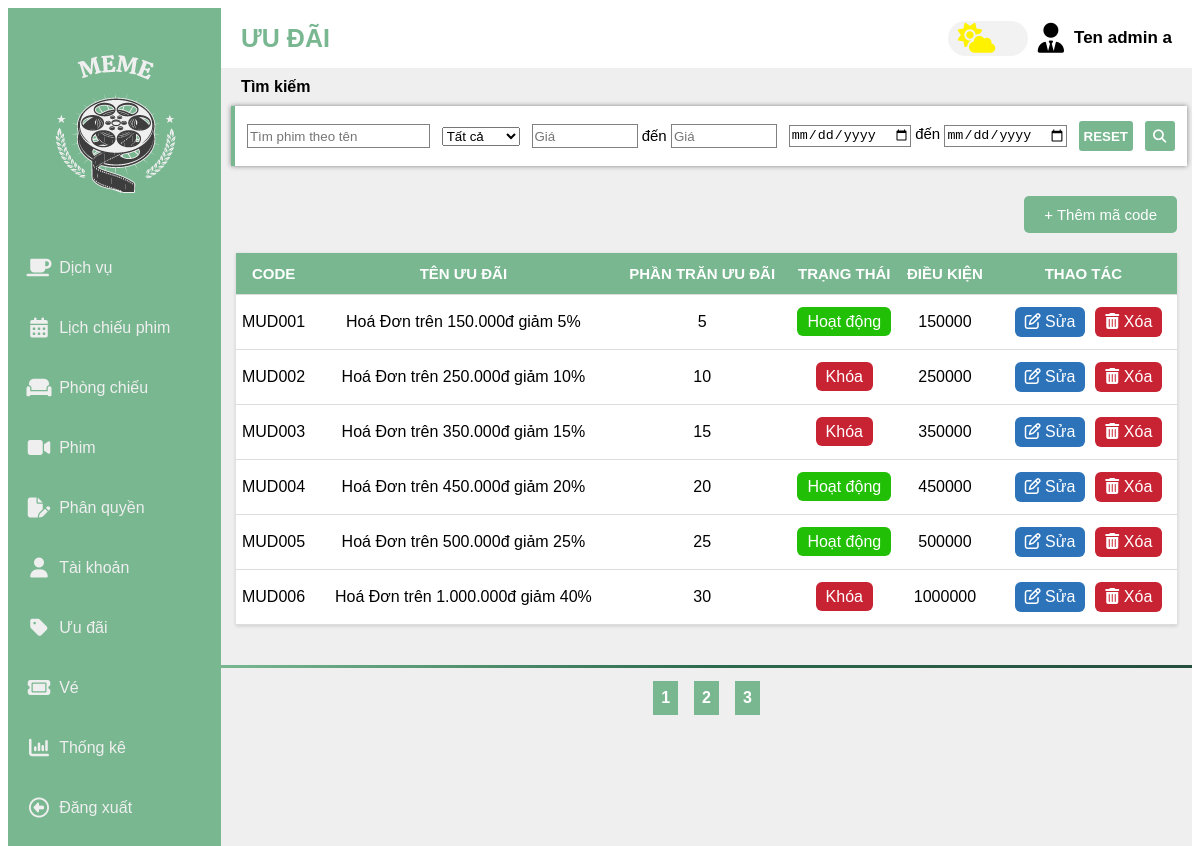
The app's page /admin.php?page=uudaiadmin with its own data.
### tables this page shows
CREATE TABLE `uudai` (
  `CODE` varchar(10) NOT NULL,
  `TENUUDAI` varchar(255) DEFAULT NULL,
  `PHANTRAMUUDAI` int(11) NOT NULL,
  `DIEUKIEN` int(11) NOT NULL,
  `TRANGTHAI` smallint(6) DEFAULT NULL
);

### database/connectDatabase.php (called while the page is built, shortened)
<?php
class connectDatabase{
    public  $conn;
    public function __construct(){
        $this->servername = "localhost";
        $this->username = "root";
        $this->password = "Oanh2004!";
        $this->database = "cinema";
        $this->conn= new mysqli($this->servername,$this->username,$this->password,$this->database);
    }
    public function executeQuery($Querry) {
        try{
            $result = $this->conn->query($Querry);
            return $result;
        }catch(Exception $e){
            echo "Lỗi: " . $e->getMessage();
            return false;
        }
    }
}

### pages/uudaiadmin.php (the view, shortened to what this page needs)
<div class="container__endow">
        <div class="endow__add">
            <button>+ Thêm mã code</button>
        </div>
        <table class="endow">
            <thead>
                <tr>
                    <th>CODE</th>
                    <th>TÊN ƯU ĐÃI</th>
                    <th> PHẦN TRĂN ƯU ĐÃI</th>
                    <th>TRẠNG THÁI</th>
                    <th>ĐIỀU KIỆN</th>
                    <th>THAO TÁC</th>
                </tr>
            </thead>
            <tbody>
                <?php
                    $list = endowList();
                    foreach($list as $item) {
                        echo ' <tr>';
                        echo '<td>'.$item['CODE'].'</td>';
                        echo '<td>'.$item['TENUUDAI'].'</td>';
                        echo '<td>'.$item['PHANTRAMUUDAI']. '</td>';
                        echo '<td><span class="' . (($item['TRANGTHAI'] == 1) ? '' : 'red') . '">' . (($item['TRANGTHAI'] == 1) ? 'Hoạt động' : 'Khóa') . '</span></td>';
                        echo '<td>'.$item['DIEUKIEN'].'</td>';
                        echo '<td>
                                <ul>
                            <li>
                                <a href="" class="endow__edit">
                                    <i class="fa-regular fa-pen-to-square"></i>
                                    Sửa
                                </a>
                            </li>
                            <li>
                                <a href="">
                                    <i class="fa-solid fa-trash-can"></i>
                                    Xóa
                                </a>
                            </li>
                                </ul>
                                </td>';
                        echo '</tr>';
                    }
                ?>
            </tbody>
        </table>
 </div>
<?php
    function endowList() {
        $list = array();
        $conn = new connectDatabase();
        $query = "SELECT * FROM uudai";
        $result = $conn->executeQuery($query);
        if($result) {
            while($row = $result->fetch_assoc()) {
                $list[] = $row;
            }
        }else{
            return;
        }
        return $list;
    }
?>

### css/admin.css (style rules this page uses)
:root { --primary_color:#79B791; --second_color: rgb(239, 239, 239); --green1: #2d6a4f; --green2: #254e3c; --green3: #0D261d; --light-gray: #c9c3c3; --overlay-gray: rgba(0, 0, 0, 0.5); }
a { text-decoration: none; }
ul { list-style: none; margin: 0; padding: 0; }

### pages/uudaiadmin.php (style rules this page uses)
.container__endow { padding: 30px 15px; }
.endow { width: 100%; border-collapse: collapse; box-shadow: rgba(0, 0, 0, 0.16) 0px 1px 4px; }
.endow__add { text-align: right; margin-bottom: 20px; }
.endow__add button { border: none; padding: 10px 20px; background: #79B791; border-radius: 5px; color: #fff; font-size: 15px; cursor: pointer; font-weight: 500; }
.endow thead tr th { background: #79B791; color: #fff; font-size: 15px; font-weight: 600; }
.endow thead tr th, .endow tbody tr td { border-bottom: 1px solid #ddd; text-align: center; padding: 12px 0; }
.endow tbody tr td { background: #fff; }
.endow ul { margin: 0; padding: 0; display: flex; list-style: none; align-items: center; justify-content: center; }
.endow ul li { margin-left: 10px; border-radius: 6px; cursor: pointer; }
.endow ul li a { text-decoration: none; color: #ffff; }
.endow ul li:first-child { background: #2C73BA; padding: 6px 10px; }
.endow ul li:last-child { background: #C82333; padding: 6px 10px; }
.endow td span { background: #21BF06; padding: 6px 10px; color: #fff; border-radius: 6px; }
.endow td .red { background: #C82333; }

### records on screen
uudai: CODE "MUD001", TENUUDAI "Hoá Đơn trên 150.000đ giảm 5%", PHANTRAMUUDAI "5", TRANGTHAI "Hoạt động", DIEUKIEN "150000"
uudai: CODE "MUD002", TENUUDAI "Hoá Đơn trên 250.000đ giảm 10%", PHANTRAMUUDAI "10", TRANGTHAI "Khóa", DIEUKIEN "250000"
uudai: CODE "MUD003", TENUUDAI "Hoá Đơn trên 350.000đ giảm 15%", PHANTRAMUUDAI "15", TRANGTHAI "Khóa", DIEUKIEN "350000"
uudai: CODE "MUD004", TENUUDAI "Hoá Đơn trên 450.000đ giảm 20%", PHANTRAMUUDAI "20", TRANGTHAI "Hoạt động", DIEUKIEN "450000"
uudai: CODE "MUD005", TENUUDAI "Hoá Đơn trên 500.000đ giảm 25%", PHANTRAMUUDAI "25", TRANGTHAI "Hoạt động", DIEUKIEN "500000"
uudai: CODE "MUD006", TENUUDAI "Hoá Đơn trên 1.000.000đ giảm 40%", PHANTRAMUUDAI "30", TRANGTHAI "Khóa", DIEUKIEN "1000000"

### other values on screen
$tenchucnang "Dịch vụ Lịch chiếu phim Phòng chiếu Phim Phân quyền Tài khoản Ưu đãi Vé Thống kê Đăng xuất"
$chucnang "ƯU ĐÃI"
